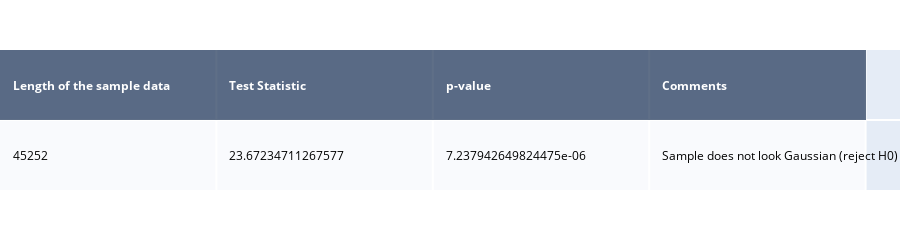

The notebook cell saved with this chart:
### Markdown cell above
# Teste D'Agostino K2

Testa a hipótese nula que uma amostra retirada de uma população, tem distribuição normal (Utiliza Curtose e Skew).

### Code cell
from scipy.stats import normaltest

stat, p = normaltest(current_df)

# interpret
alpha = 0.05
if p > alpha:
    msg = 'Sample looks Gaussian (fail to reject H0)'
else:
    msg = 'Sample does not look Gaussian (reject H0)'

result_mat = [
    ['Length of the sample data', 'Test Statistic', 'p-value', 'Comments'],
    [len(current_df), stat, p, msg]
]

normt_table = ff.create_table(result_mat)
normt_table['data'][0].colorscale=[[0, '#2a3f5f'],[1, '#ffffff']]
normt_table['layout']['height']=200
normt_table['layout']['margin']['t']=50
normt_table['layout']['margin']['b']=50

iplot(normt_table, filename="D'Agostino-test-table")

### Figure 1 — Plotly figure (JSON) as saved in the notebook; plotly's stock layout.template omitted (floating-point values rounded to 4 significant figures)
{"data": [{"colorscale": [[0, "#2a3f5f"], [1, "#ffffff"]], "hoverinfo": "none", "opacity": 0.75, "showscale": false, "type": "heatmap", "z": [[0, 0, 0, 0], [0.5, 0.5, 0.5, 0.5]]}], "layout": {"annotations": [{"align": "left", "font": {"color": "#ffffff"}, "showarrow": false, "text": "<b>Length of the sample data</b>", "x": -0.45, "xanchor": "left", "xref": "x", "y": 0, "yref": "y"}, {"align": "left", "font": {"color": "#ffffff"}, "showarrow": false, "text": "<b>Test Statistic</b>", "x": 0.55, "xanchor": "left", "xref": "x", "y": 0, "yref": "y"}, {"align": "left", "font": {"color": "#ffffff"}, "showarrow": false, "text": "<b>p-value</b>", "x": 1.55, "xanchor": "left", "xref": "x", "y": 0, "yref": "y"}, {"align": "left", "font": {"color": "#ffffff"}, "showarrow": false, "text": "<b>Comments</b>", "x": 2.55, "xanchor": "left", "xref": "x", "y": 0, "yref": "y"}, {"align": "left", "font": {"color": "#000000"}, "showarrow": false, "text": "45252", "x": -0.45, "xanchor": "left", "xref": "x", "y": 1, "yref": "y"}, {"align": "left", "font": {"color": "#000000"}, "showarrow": false, "text": "23.67234711267577", "x": 0.55, "xanchor": "left", "xref": "x", "y": 1, "yref": "y"}, {"align": "left", "font": {"color": "#000000"}, "showarrow": false, "text": "7.237942649824475e-06", "x": 1.55, "xanchor": "left", "xref": "x", "y": 1, "yref": "y"}, {"align": "left", "font": {"color": "#000000"}, "showarrow": false, "text": "Sample does not look Gaussian (reject H0)", "x": 2.55, "xanchor": "left", "xref": "x", "y": 1, "yref": "y"}], "height": 200, "margin": {"b": 50, "l": 0, "r": 0, "t": 50}, "xaxis": {"dtick": 1, "gridwidth": 2, "showticklabels": false, "tick0": -0.5, "ticks": "", "zeroline": false}, "yaxis": {"autorange": "reversed", "dtick": 1, "gridwidth": 2, "showticklabels": false, "tick0": 0.5, "ticks": "", "zeroline": false}}}
